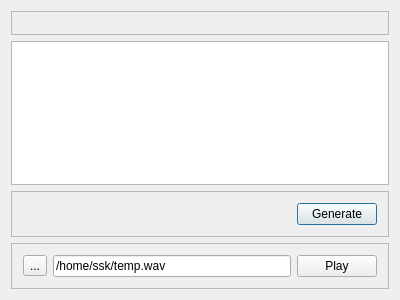
<?xml version="1.0" encoding="UTF-8"?>
<ui version="4.0">
 <class>Dialog</class>
 <widget class="QDialog" name="Dialog">
  <property name="geometry">
   <rect>
    <x>0</x>
    <y>0</y>
    <width>400</width>
    <height>300</height>
   </rect>
  </property>
  <property name="windowTitle">
   <string>Dialog</string>
  </property>
  <layout class="QVBoxLayout" name="verticalLayout">
   <item>
    <widget class="QFrame" name="frame_3">
     <property name="sizePolicy">
      <sizepolicy hsizetype="Expanding" vsizetype="Expanding">
       <horstretch>0</horstretch>
       <verstretch>0</verstretch>
      </sizepolicy>
     </property>
     <property name="frameShape">
      <enum>QFrame::StyledPanel</enum>
     </property>
     <property name="frameShadow">
      <enum>QFrame::Raised</enum>
     </property>
     <layout class="QVBoxLayout" name="verticalLayout_2"/>
    </widget>
   </item>
   <item>
    <widget class="QTextBrowser" name="textBrowser"/>
   </item>
   <item>
    <widget class="QFrame" name="frame_2">
     <property name="frameShape">
      <enum>QFrame::StyledPanel</enum>
     </property>
     <property name="frameShadow">
      <enum>QFrame::Raised</enum>
     </property>
     <layout class="QHBoxLayout" name="horizontalLayout_2">
      <item>
       <spacer name="horizontalSpacer">
        <property name="orientation">
         <enum>Qt::Horizontal</enum>
        </property>
        <property name="sizeHint" stdset="0">
         <size>
          <width>40</width>
          <height>20</height>
         </size>
        </property>
       </spacer>
      </item>
      <item>
       <widget class="QPushButton" name="pushButton_2">
        <property name="text">
         <string>Generate</string>
        </property>
       </widget>
      </item>
     </layout>
    </widget>
   </item>
   <item>
    <widget class="QFrame" name="frame">
     <property name="frameShape">
      <enum>QFrame::StyledPanel</enum>
     </property>
     <property name="frameShadow">
      <enum>QFrame::Raised</enum>
     </property>
     <layout class="QHBoxLayout" name="horizontalLayout">
      <item>
       <widget class="QToolButton" name="toolButton">
        <property name="text">
         <string>...</string>
        </property>
       </widget>
      </item>
      <item>
       <widget class="QLineEdit" name="lineEdit">
        <property name="text">
         <string>/home/ssk/temp.wav</string>
        </property>
       </widget>
      </item>
      <item>
       <widget class="QPushButton" name="pushButton">
        <property name="text">
         <string>Play</string>
        </property>
       </widget>
      </item>
     </layout>
    </widget>
   </item>
  </layout>
 </widget>
 <layoutdefault spacing="6" margin="11"/>
 <resources/>
 <connections/>
</ui>
